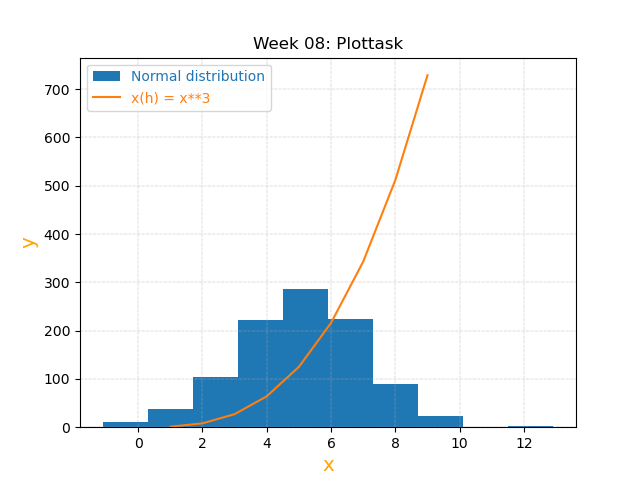

Python code for this plot:
# week 08
# author: irene celebrin 

# task Write a program called plottask.py that displays:
# a histogram of a normal distribution of a 1000 values with a mean of 5 and standard deviation of 2, 
# and a plot of the function  h(x)=x3 in the range 0 to 10, 
# on the one set of axes.

# import numpy and matplotlib 
import numpy as np 
import matplotlib.pyplot as plt 

# the histogram
# define parameters for the histogram 
hist_values_no = 1000
hist_std = 2
hist_mean = 5
# seed the random range to ensure the histogram always looks the same 
np.random.seed(1)
# generate array for the historygram with numpy.random.normal, adding the required parameters. Source:https://numpy.org/doc/2.1/reference/random/generated/numpy.random.normal.html
histogram_values =  np.random.normal(loc=hist_mean, scale=hist_std, size=hist_values_no)


# the plot 
# define parameters 
plot_min = 1
plot_max = 10
# create the array of x values with numpy.arange. Source: https://numpy.org/doc/2.1/reference/generated/numpy.arange.html
x = np.arange(plot_min,plot_max)
# define h values as h(x) = x**3
h = x ** 3

# plot the data 
plt.hist(histogram_values, label = 'Normal distribution')
plt.plot(x,h, label = 'x(h) = x**3')

# set title, legend, ax lables, colours ecc
plt.title('Week 08: Plottask')
plt.legend(labelcolor="linecolor")
plt.xlabel('x', color = 'orange', size = 'x-large')
plt.ylabel('y', color = 'orange', size = 'x-large')
plt.grid(linestyle = 'dashdot', linewidth = '0.3')

plt.show()
